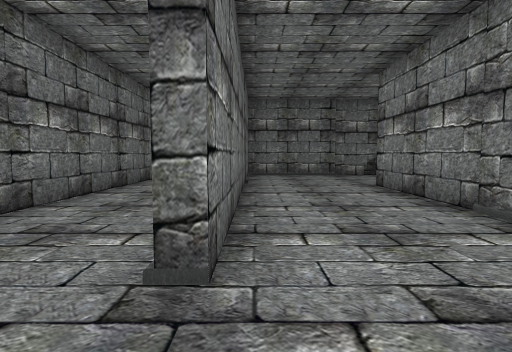
[1] (above)

20 first-person views from a walk through a scene from a Unity 3-D project. The camera is 1.4 m above the floor, tilts 4° down and sees 80° across. The floor is counted in squares, 2 m on a side. Each view is taken from the middle of a square. On the plan, view 1 faces up. The plan holds only what a view shows up to about 10 squares ahead; the rest is blank. The place goes on beyond the plan. The player is left out.

[2]
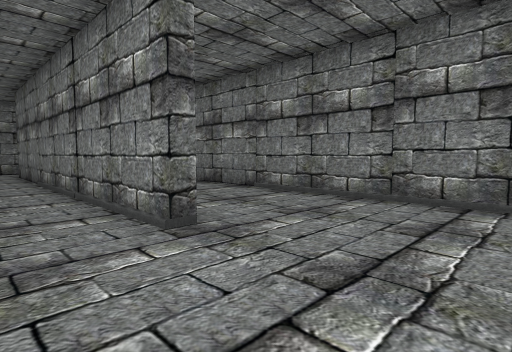

[3]
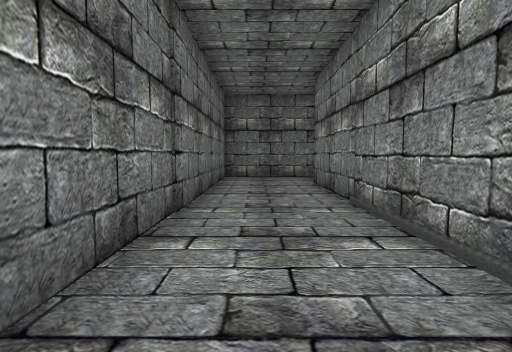

[4]
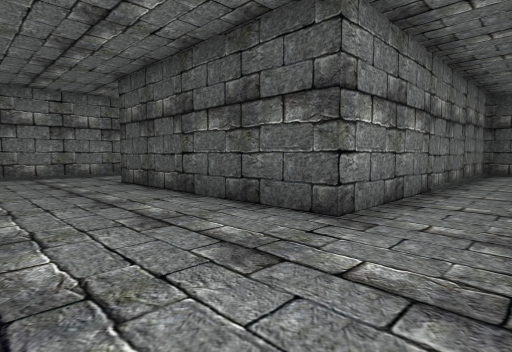

[5]
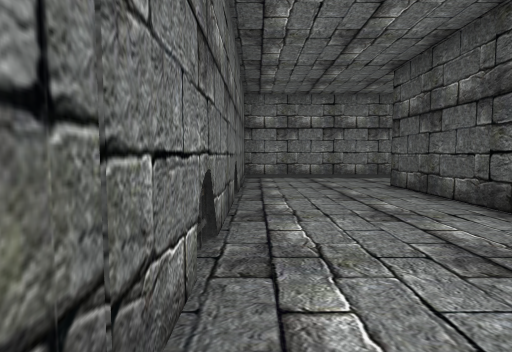

[6]
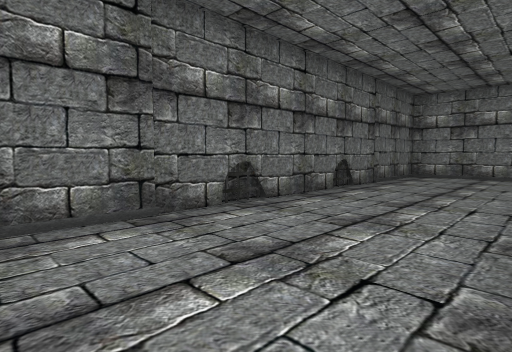

[7]
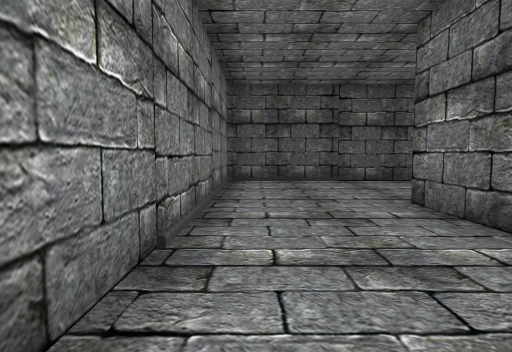

[8]
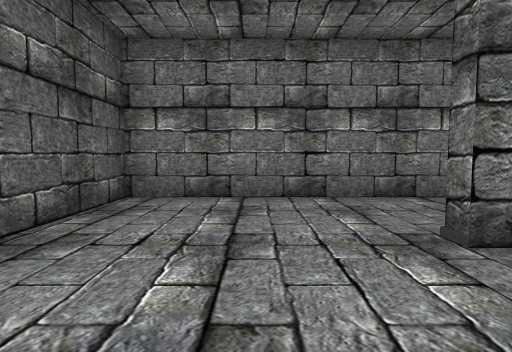

[9]
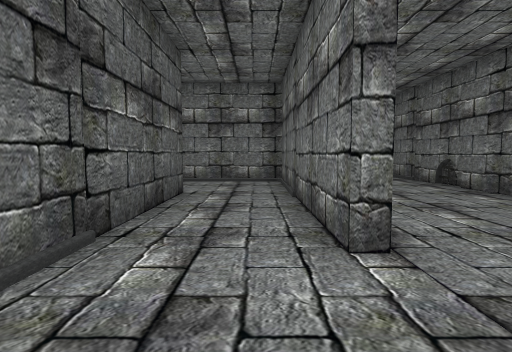

[10]
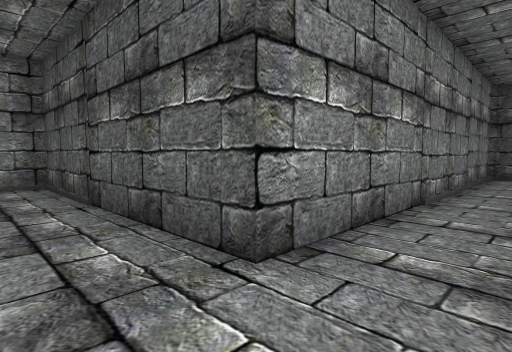

[11]
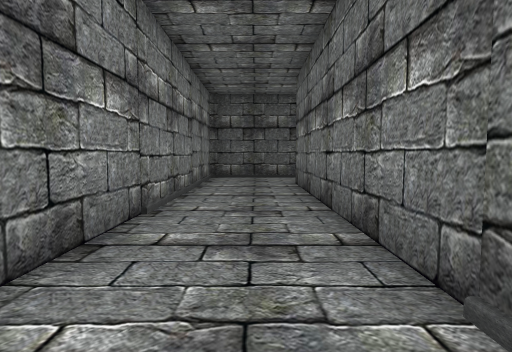

[12]
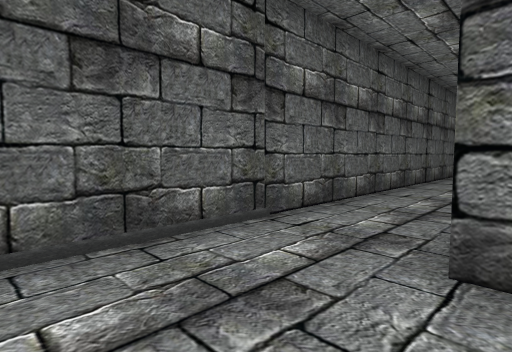

[13]
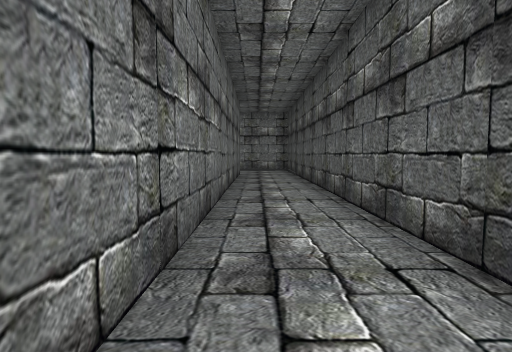

[14]
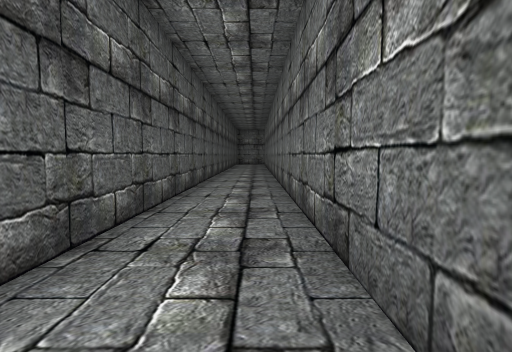

[15]
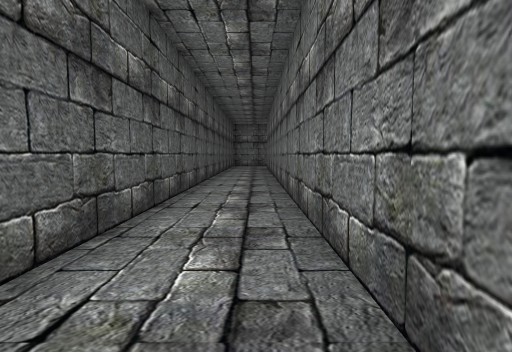

[16]
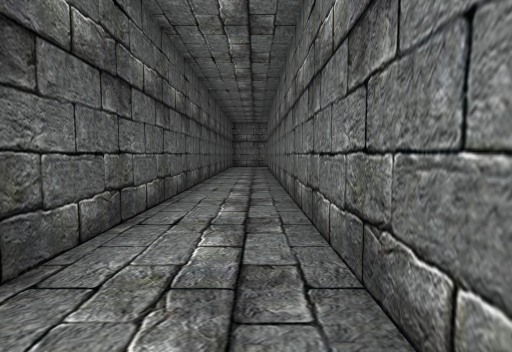

[17]
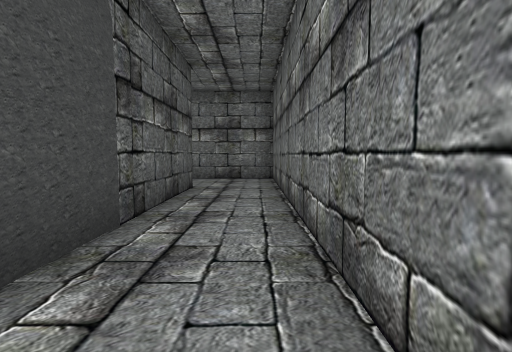

[18]
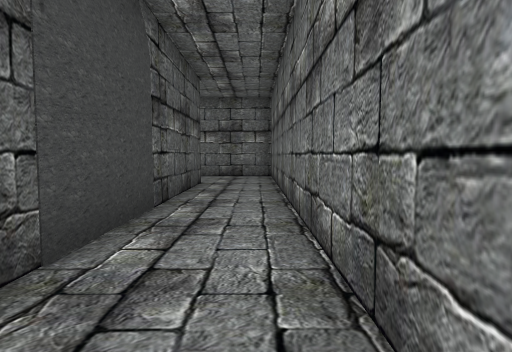

[19]
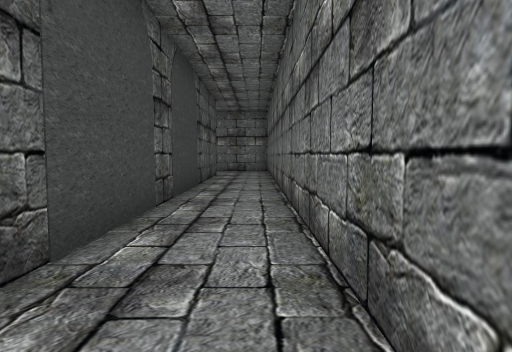

[20]
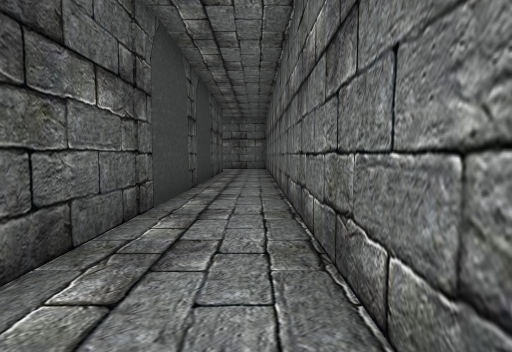

### Floor plan
Ten units are one square. View 1 is at (0, 0); x grows to the right and y downward. Boxes are objects, and circles mark ways between rooms. Rooms are numbered by the first view taken in them; rooms with no view inside come last. Other rooms are left out.
<svg viewBox="-190 -130 310 179">
<path fill="none" stroke="#000" d="M46 -105 36 -105M-3 -91 -3 -15M54 -46 115 -47 115 -103 12 -103M75 -105 69 -105M89 -67 55 -67M-6 -15 -6 -107 105 -107M115 -125 -30 -125 -30 21 27 21 27 -70 89 -70M20 24 -181 24M55 -67 30 -67 30 25M-185 44 54 44 54 -46"/>
<circle cx="60" cy="-60" r="3" fill="#2a7"/>
<text x="30" y="-80">1</text>
<text x="-20" y="30">2</text>
</svg>
Room 1 opens to room 2.

Where each view was taken, in squares from view 1:
view 1: 0 up, 0 right, facing up
view 2: 1 down, 2 left, facing up-right
view 3: 3 up, 2 left, facing up
view 4: 10 up, 1 right, facing down-right
view 5: 10 up, 2 right, facing right
view 6: 7 up, 1 right, facing up-right
view 7: 6 up, 2 right, facing down
view 8: 0 up, 2 right, facing left
view 9: 6 up, 11 right, facing left
view 10: 6 up, 4 right, facing down-right
view 11: 5 up, 4 right, facing down
view 12: 2 down, 5 right, facing down-left
view 13: 3 down, 8 left, facing right
view 14: 3 down, 4 left, facing left
view 15: 3 down, 8 left, facing left
view 16: 3 down, 9 left, facing left
view 17: 12 up, 6 right, facing left
view 18: 12 up, 7 right, facing left
view 19: 12 up, 10 right, facing left
view 20: 12 up, 12 right, facing left
